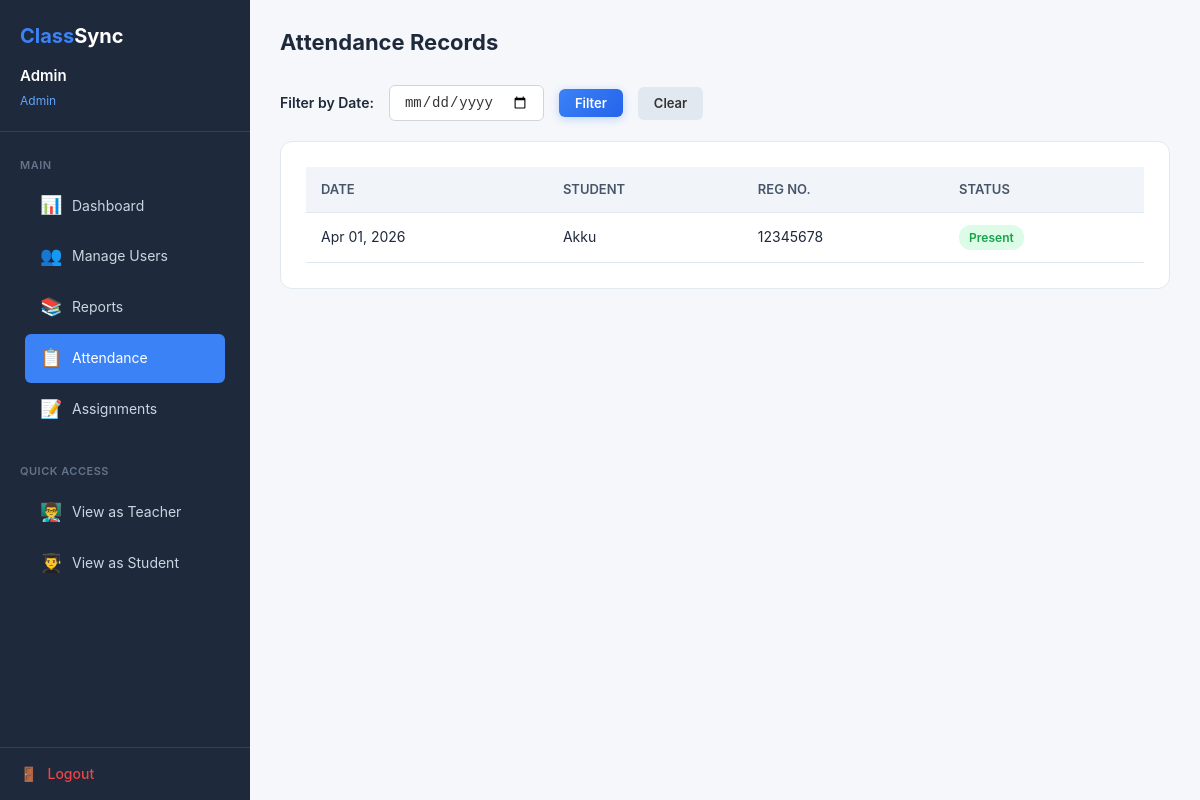
Screenshot of /admin/manage_attendance.php (signed in) with the database file from the repository.
### tables this page shows
CREATE TABLE IF NOT EXISTS attendance (
    id INT AUTO_INCREMENT PRIMARY KEY,
    student_id INT NOT NULL,
    date DATE NOT NULL,
    status ENUM('present', 'absent', 'late') NOT NULL DEFAULT 'present',
    marked_by INT NOT NULL,
    created_at TIMESTAMP DEFAULT CURRENT_TIMESTAMP,
    FOREIGN KEY (student_id) REFERENCES users(id) ON DELETE CASCADE,
    FOREIGN KEY (marked_by) REFERENCES users(id) ON DELETE CASCADE,
    UNIQUE KEY unique_attendance (student_id, date)
);

CREATE TABLE IF NOT EXISTS users (
    id INT AUTO_INCREMENT PRIMARY KEY,
    name VARCHAR(100) NOT NULL,
    email VARCHAR(100) NOT NULL UNIQUE,
    password VARCHAR(255) NOT NULL,
    role ENUM('admin', 'teacher', 'student') NOT NULL,
    registration_number VARCHAR(20) UNIQUE,
     
    course_id INT NULL,
    year VARCHAR(20) NULL,
    section_id INT NULL,
     
    department VARCHAR(100) NULL,
    subject_id INT NULL,
    created_at TIMESTAMP DEFAULT CURRENT_TIMESTAMP,
    FOREIGN KEY (course_id) REFERENCES courses(course_id) ON DELETE SET NULL,
    FOREIGN KEY (section_id) REFERENCES sections(section_id) ON DELETE SET NULL
);

### admin/manage_attendance.php (the view, shortened to what this page needs)
<?php
require_once '../config/database.php';
$filter_date = $_GET['date'] ?? '';
$query = "SELECT a.*, u.name as student_name, u.registration_number FROM attendance a JOIN users u ON a.student_id = u.id";
$query .= " ORDER BY a.date DESC, u.name ASC";
$attendance = $conn->query($query);
?>
<!DOCTYPE html>
<html lang="en">
<head>
    <link rel="stylesheet" href="/ClassSync/assets/css/style.css">
    <link rel="stylesheet" href="/ClassSync/assets/css/dashboard.css">
</head>
<body>
    <div class="dashboard-page">
        <?php include '../includes/sidebar.php'; ?>
        <div class="main-content">
            <div class="top-bar">
                <div>
                    <h1>Attendance Records</h1>
                </div>
            </div>
            <form method="GET" class="filter-bar">
                <label style="font-weight:600;font-size:14px;">Filter by Date:</label>
                <input type="date" name="date" value="<?php echo $filter_date; ?>">
                <button type="submit" class="btn btn-blue btn-sm">Filter</button>
                <a href="/ClassSync/admin/manage_attendance.php" class="btn btn-sm" style="background:#e2e8f0;color:#333;">Clear</a>
            </form>
            <div class="card">
                <?php if ($attendance->num_rows > 0): ?>
                <div class="table-responsive">
                    <table>
                        <thead>
                            <tr>
                                <th>Date</th>
                                <th>Student</th>
                                <th>Reg No.</th>
                                <th>Status</th>
                            </tr>
                        </thead>
                        <tbody>
                            <?php while ($a = $attendance->fetch_assoc()): ?>
                            <tr>
                                <td><?php echo date('M d, Y', strtotime($a['date'])); ?></td>
                                <td><?php echo htmlspecialchars($a['student_name']); ?></td>
                                <td><?php echo $a['registration_number']; ?></td>
                                <td>
                                    <span class="badge badge-<?php echo $a['status']; ?>">
                                        <?php echo ucfirst($a['status']); ?>
                                    </span>
                                </td>
                            </tr>
                            <?php endwhile; ?>
                        </tbody>
                    </table>
                </div>
                <?php endif; ?>
            </div>
        </div>
    </div>
</body>
</html>

### assets/css/style.css (style rules this page uses)
* { margin: 0; padding: 0; box-sizing: border-box; }
body { font-family: 'Inter', 'Segoe UI', Tahoma, Geneva, Verdana, sans-serif; line-height: 1.6; color: #1e293b; background-color: #f8fafc; -webkit-font-smoothing: antialiased; }
a { text-decoration: none; color: inherit; }
.btn { display: inline-flex; align-items: center; gap: 8px; padding: 13px 30px; border-radius: 10px; font-size: 15px; font-weight: 600; cursor: pointer; border: none; transition: all 0.3s ease; font-family: 'Inter', sans-serif; }
.btn-blue { background: linear-gradient(135deg, #3b82f6, #2563eb); color: #fff; box-shadow: 0 2px 8px rgba(59,130,246,0.3); }
.btn-sm { padding: 6px 16px; font-size: 13px; border-radius: 6px; }
.card { background: #fff; border-radius: 12px; border: 1px solid #e2e8f0; padding: 25px; margin-bottom: 20px; }
.table-responsive { overflow-x: auto; }
table { width: 100%; border-collapse: collapse; font-size: 14px; }
table thead { background: #f1f5f9; }
table th, table td { padding: 12px 15px; text-align: left; border-bottom: 1px solid #e2e8f0; }
table th { font-weight: 600; color: #475569; font-size: 13px; text-transform: uppercase; }
.badge { display: inline-block; padding: 3px 10px; border-radius: 12px; font-size: 12px; font-weight: 600; }
.badge-present { background: #dcfce7; color: #16a34a; }

### assets/css/dashboard.css (style rules this page uses)
.dashboard-page { display: flex; min-height: 100vh; }
.main-content { flex: 1; margin-left: 250px; padding: 25px 30px; background: #f5f7fa; min-height: 100vh; }
.top-bar { display: flex; justify-content: space-between; align-items: center; margin-bottom: 25px; }
.top-bar h1 { font-size: 22px; font-weight: 700; color: #1e293b; }
.filter-bar { display: flex; gap: 15px; align-items: center; margin-bottom: 20px; flex-wrap: wrap; }
.filter-bar input, .filter-bar select { padding: 8px 14px; border: 1px solid #d1d5db; border-radius: 6px; font-size: 14px; color: #333; }

### rows the page displays
attendance: date "Apr 01, 2026", student.name "Akku", student.registration_number "12345678", status "Present"

### other values shown
$user['name'] "Admin"
$user['role'] "Admin"
